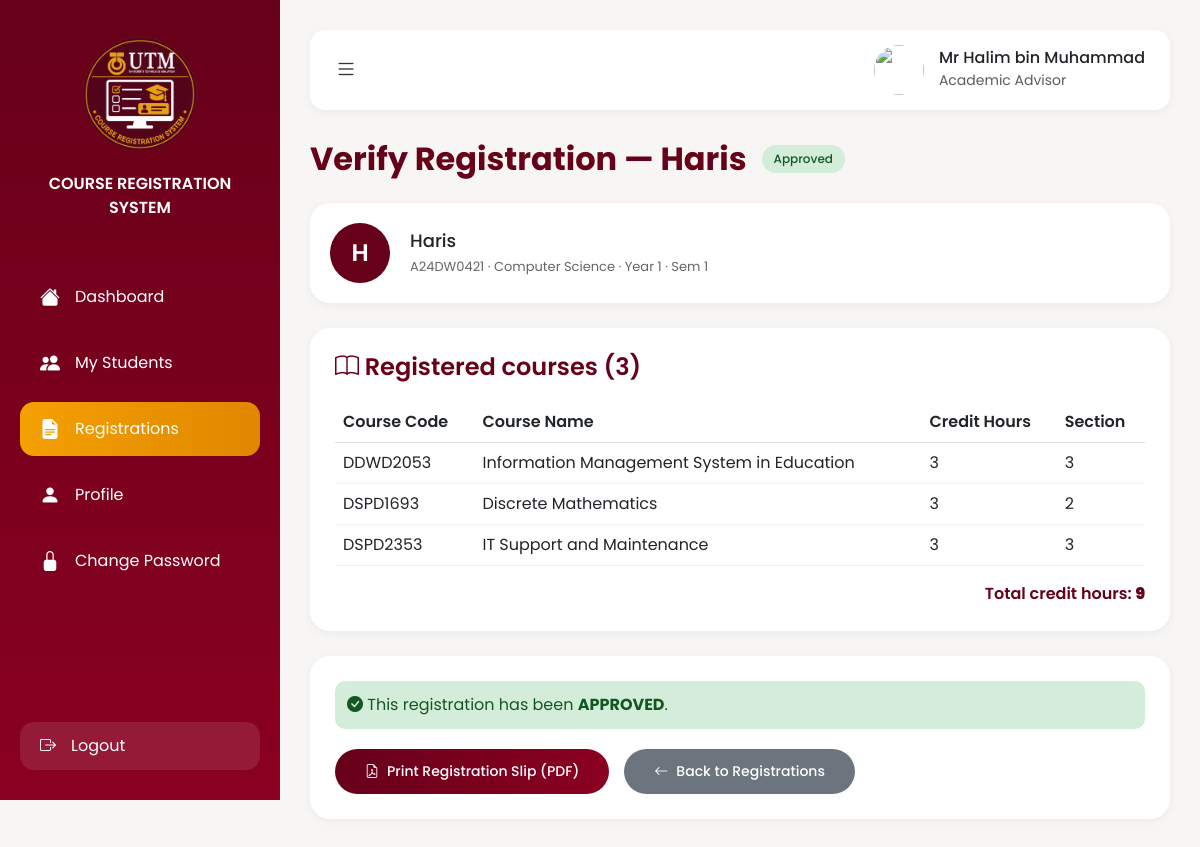
/advisor_verify_registration.php?registration_id=33 (signed in), run on the app's committed database.
### tables this page shows
CREATE TABLE `users` (
  `user_id` int(11) NOT NULL,
  `matrix_number` varchar(100) NOT NULL,
  `user_name` varchar(100) NOT NULL,
  `utm_email` varchar(100) NOT NULL,
  `second_email` varchar(100) NOT NULL,
  `phone` varchar(100) NOT NULL,
  `password` varchar(100) NOT NULL,
  `role` enum('student','advisor','admin') NOT NULL,
  `login_cred` varchar(100) DEFAULT NULL
);

CREATE TABLE `students` (
  `user_id` int(11) NOT NULL,
  `matrix_number` varchar(100) NOT NULL,
  `user_name` varchar(100) NOT NULL,
  `utm_email` varchar(100) NOT NULL,
  `second_email` varchar(100) NOT NULL,
  `phone` varchar(100) NOT NULL,
  `ic_number` varchar(20) DEFAULT NULL,
  `address` text DEFAULT NULL,
  `programme` enum('Computer Science','Electrical Engineering','Sport Science','Pengajian Islam') NOT NULL,
  `year` enum('1','2','3','4') NOT NULL,
  `semester` enum('1','2','3') NOT NULL,
  `advisor_id` int(11) DEFAULT NULL
);

CREATE TABLE `course_registrations` (
  `id` int(11) UNSIGNED NOT NULL,
  `student_id` int(11) NOT NULL,
  `submission_date` datetime NOT NULL,
  `status` enum('pending','approved','rejected') NOT NULL DEFAULT 'pending',
  `advisor_remarks` text DEFAULT NULL,
  `reviewed_by` int(11) DEFAULT NULL,
  `reviewed_at` datetime DEFAULT NULL,
  `section` varchar(10) DEFAULT NULL,
  `session` varchar(50) DEFAULT '2025/2026 - Semester 2'
);

CREATE TABLE `registration_courses` (
  `id` int(11) UNSIGNED NOT NULL,
  `registration_id` int(11) UNSIGNED NOT NULL,
  `subject_code` varchar(20) NOT NULL,
  `section` varchar(10) DEFAULT NULL
);

CREATE TABLE `subjects` (
  `subject_code` varchar(20) NOT NULL,
  `subject_name` varchar(100) NOT NULL,
  `credits` int(2) NOT NULL,
  `programme` varchar(100) NOT NULL,
  `is_hidden` tinyint(1) NOT NULL DEFAULT 0
);

### advisor_verify_registration.php (the view, shortened to what this page needs)
<?php
require_once 'db_connect.php';
$advisor_id = $_SESSION['user_id'] ?? null;
$registration_id = isset($_GET['registration_id']) ? (int)$_GET['registration_id'] : 0;
$sql = "SELECT
            s.user_id as student_id,
            s.matrix_number,
            s.user_name as student_name,
            s.utm_email as student_email,
            s.phone,
            s.programme,
            s.year,
            s.semester as current_semester
        FROM students s
        JOIN course_registrations cr ON cr.student_id = s.user_id
        WHERE cr.id = ?";
$stmt = mysqli_prepare($conn, $sql);
mysqli_stmt_bind_param($stmt, "i", $registration_id);
mysqli_stmt_execute($stmt);
$result = mysqli_stmt_get_result($stmt);
$student = mysqli_fetch_assoc($result);
$sql = "SELECT
            sub.subject_code as code,
            sub.subject_name as name,
            sub.credits as credits,
            rc.section,
            cr.id as registration_id,
            cr.status as reg_status,
            cr.submission_date,
            cr.advisor_remarks
        FROM course_registrations cr
        JOIN registration_courses rc ON cr.id = rc.registration_id
        JOIN subjects sub ON rc.subject_code = sub.subject_code
        WHERE cr.id = ?
        ORDER BY sub.subject_code";
$stmt = mysqli_prepare($conn, $sql);
mysqli_stmt_bind_param($stmt, "i", $registration_id);
mysqli_stmt_execute($stmt);
$result = mysqli_stmt_get_result($stmt);
$courses = mysqli_fetch_all($result, MYSQLI_ASSOC);
$reg_status = !empty($courses) ? $courses[0]['reg_status'] : 'pending';
$total_credits = 0;
foreach ($courses as $course) {
    $total_credits += $course['credits'];
}
$sql_advisor = "SELECT user_name FROM users WHERE user_id = ?";
$stmt_advisor = mysqli_prepare($conn, $sql_advisor);
mysqli_stmt_bind_param($stmt_advisor, "i", $advisor_id);
mysqli_stmt_execute($stmt_advisor);
$result_advisor = mysqli_stmt_get_result($stmt_advisor);
$advisor = mysqli_fetch_assoc($result_advisor);
$advisor_name = $advisor ? $advisor['user_name'] : 'Advisor';
$name_parts = explode(' ', $student['student_name']);
$initials = '';
for ($i = 0; $i < count($name_parts) && $i < 2; $i++) {
    $initials .= strtoupper(substr($name_parts[$i], 0, 1));
}
?>
<!DOCTYPE html>
<html lang="en">
<head>
    <link href="https://cdn.jsdelivr.net/npm/bootstrap@5.3.0/dist/css/bootstrap.min.css" rel="stylesheet">
    <link rel="stylesheet" href="https://cdn.jsdelivr.net/npm/bootstrap-icons@1.11.3/font/bootstrap-icons.min.css">
</head>
<body>
<div class="sidebar">
    <div class="logo">
        <img src="images/utmlogo.png" alt="UTM Logo">
        <div class="system-title">COURSE REGISTRATION SYSTEM</div>
    </div>
    <div class="menu">
        <a href="advisor_dashboard.php"><i class="bi bi-house-fill"></i> Dashboard</a>
        <a href="advisor_my_students.php"><i class="bi bi-people-fill"></i> My Students</a>
        <a href="advisor_registrations.php" class="active"><i class="bi bi-file-earmark-text-fill"></i> Registrations</a>
        <a href="advisor_profile.php"><i class="bi bi-person-fill"></i> Profile</a>
        <a href="advisor_change_password.php"><i class="bi bi-lock-fill"></i> Change Password</a>
    </div>
    <div class="logout">
        <a href="logout.php"><i class="bi bi-box-arrow-right"></i> Logout</a>
    </div>
</div>
<div class="main-content">
    <div class="topbar">
        <button class="toggle-btn" onclick="toggleSidebar()"><i class="bi bi-list"></i></button>
        <div class="profile-box" onclick="location.href='advisor_profile.php'">
            <img src="https://cdn-icons-png.flaticon.com/512/3135/3135715.png">
            <div><h6 class="mb-0"><?php echo htmlspecialchars($advisor_name); ?></h6><small class="text-muted">Academic Advisor</small></div>
        </div>
    </div>
    <div class="page-header">
        <h2>Verify Registration — <?php echo htmlspecialchars($student['student_name']); ?></h2>
        <span class="status-badge status-<?php echo $reg_status; ?>" id="statusBadge"><?php echo ucfirst($reg_status); ?></span>
    </div>
    <div class="student-card">
        <div class="student-avatar"><?php echo $initials; ?></div>
        <div class="student-info">
            <h3><?php echo htmlspecialchars($student['student_name']); ?></h3>
            <p><?php echo htmlspecialchars($student['matrix_number']); ?> · <?php echo htmlspecialchars($student['programme']); ?> · Year <?php echo $student['year']; ?> · Sem <?php echo $student['current_semester']; ?></p>
        </div>
    </div>
    <div class="courses-card">
        <h4><i class="bi bi-book"></i> Registered courses (<?php echo count($courses); ?>)</h4>
        <table class="table">
            <thead>
                <tr>
                    <th>Course Code</th>
                    <th>Course Name</th>
                    <th>Credit Hours</th>
                    <th>Section</th>
                </tr>
            </thead>
            <tbody>
                <?php if (!empty($courses)): ?>
                    <?php foreach ($courses as $course): ?>
                        <tr>
                            <td><?php echo htmlspecialchars($course['code']); ?></td>
                            <td><?php echo htmlspecialchars($course['name']); ?></td>
                            <td><?php echo $course['credits']; ?></td>
                            <td><?php echo htmlspecialchars($course['section'] ?? '01'); ?></td>
                        </tr>
                    <?php endforeach; ?>
                <?php else: ?>
                    <tr>
                        <td colspan="4" class="text-center">No courses found</td>
                    </tr>
                <?php endif; ?>
            </tbody>
        </table>
        <div class="total-credits">Total credit hours: <strong><?php echo $total_credits; ?></strong></div>
    </div>
    <div id="approvedActions" style="<?php echo ($reg_status == 'approved') ? 'display: block;' : 'display: none;'; ?>">
        <div class="action-card">
            <div class="alert-info">
                <i class="bi bi-check-circle-fill"></i> This registration has been <strong>APPROVED</strong>.
            </div>
            <div class="action-buttons">
                <button onclick="printPDF()" class="btn-pdf">
                    <i class="bi bi-file-earmark-pdf"></i> Print Registration Slip (PDF)
                </button>
                <a href="advisor_registrations.php" class="btn-back">
                    <i class="bi bi-arrow-left"></i> Back to Registrations
                </a>
            </div>
        </div>
    </div>
</div>
</body>
</html>

### advisor_verify_registration.php (style rules this page uses)
* { margin: 0; padding: 0; box-sizing: border-box; font-family: 'Poppins', sans-serif; }
body { background: #f8f6f4; overflow-x: hidden; }
.sidebar { width: 280px; height: 100vh; background: linear-gradient(to bottom, #670019, #8b0022); position: fixed; padding: 30px 20px; color: white; transition: transform 0.3s ease; }
.logo { text-align: center; margin-bottom: 50px; }
.logo img { width: 130px; }
.system-title { color: white; font-size: 16px; font-weight: 600; margin-top: 12px; }
.menu a { display: flex; align-items: center; gap: 15px; text-decoration: none; color: white; padding: 12px 20px; border-radius: 14px; margin-bottom: 12px; transition: 0.3s; font-size: 16px; }
.menu a:hover, .menu .active { background: linear-gradient(to right, #f4a000, #e08700); }
.menu i { font-size: 20px; }
.logout { position: absolute; bottom: 30px; width: calc(100% - 40px); left: 20px; }
.logout a { display: flex; align-items: center; gap: 15px; text-decoration: none; color: white; padding: 12px 20px; border-radius: 14px; transition: 0.3s; font-size: 16px; background: rgba(255,255,255,0.1); }
.main-content { margin-left: 280px; padding: 30px; transition: margin-left 0.3s ease; }
.topbar { display: flex; justify-content: space-between; align-items: center; margin-bottom: 30px; background: white; padding: 15px 25px; border-radius: 15px; box-shadow: 0 2px 10px rgba(0,0,0,0.05); }
.toggle-btn { background: none; border: none; font-size: 22px; color: #333; cursor: pointer; }
.profile-box { display: flex; align-items: center; gap: 15px; cursor: pointer; }
.profile-box img { width: 50px; height: 50px; border-radius: 50%; }
.page-header { display: flex; align-items: center; gap: 15px; margin-bottom: 25px; flex-wrap: wrap; }
.page-header h2 { color: #670019; font-weight: 700; margin: 0; }
.status-badge { display: inline-block; padding: 5px 12px; border-radius: 20px; font-size: 12px; font-weight: 500; }
.status-approved { background: #d4edda; color: #155724; }
.student-card { background: white; border-radius: 20px; padding: 20px; display: flex; align-items: center; gap: 20px; margin-bottom: 25px; box-shadow: 0 2px 10px rgba(0,0,0,0.05); }
.student-avatar { width: 60px; height: 60px; border-radius: 50%; background: #670019; color: white; display: flex; align-items: center; justify-content: center; font-size: 24px; font-weight: 600; flex-shrink: 0; }
.student-info h3 { margin: 0 0 5px 0; font-size: 18px; }
.student-info p { margin: 0; color: #666; font-size: 13px; }
.courses-card { background: white; border-radius: 20px; padding: 25px; margin-bottom: 25px; box-shadow: 0 2px 10px rgba(0,0,0,0.05); }
.courses-card h4 { color: #670019; font-weight: 600; margin-bottom: 20px; }
table { width: 100%; border-collapse: collapse; }
th { text-align: left; padding: 12px; background: #f8f6f4; color: #670019; font-weight: 600; }
td { padding: 12px; border-bottom: 1px solid #eee; }
.total-credits { margin-top: 15px; text-align: right; font-weight: 600; color: #670019; }
.action-card { background: white; border-radius: 20px; padding: 25px; box-shadow: 0 2px 10px rgba(0,0,0,0.05); }
.btn-pdf { background: linear-gradient(to right, #670019, #8b0022); color: white; border: none; padding: 12px 30px; border-radius: 25px; cursor: pointer; font-weight: 500; font-size: 14px; transition: 0.3s; display: inline-flex; align-items: center; gap: 8px; text-decoration: none; }
.btn-back { background: #6c757d; color: white; border: none; padding: 12px 30px; border-radius: 25px; cursor: pointer; font-weight: 500; font-size: 14px; transition: 0.3s; display: inline-flex; align-items: center; gap: 8px; text-decoration: none; }
.alert-info { background: #d4edda; color: #155724; padding: 12px; border-radius: 10px; margin-bottom: 20px; }
.action-buttons { display: flex; gap: 15px; flex-wrap: wrap; margin-top: 20px; }

### data on the page
users: user_name "Mr Halim bin Muhammad"
students: user_name "Haris", matrix_number "A24DW0421", programme "Computer Science", year "1", semester "1"
course_registrations: status "Approved"
registration_courses: subject_code.subject_code "DDWD2053", subject_code.subject_name "Information Management System in Education", subject_code.credits "3", section "3"
registration_courses: subject_code.subject_code "DSPD1693", subject_code.subject_name "Discrete Mathematics", subject_code.credits "3", section "2"
registration_courses: subject_code.subject_code "DSPD2353", subject_code.subject_name "IT Support and Maintenance", subject_code.credits "3", section "3"

### other printed values
$initials "H"
count($courses) "3"
$total_credits "9"
